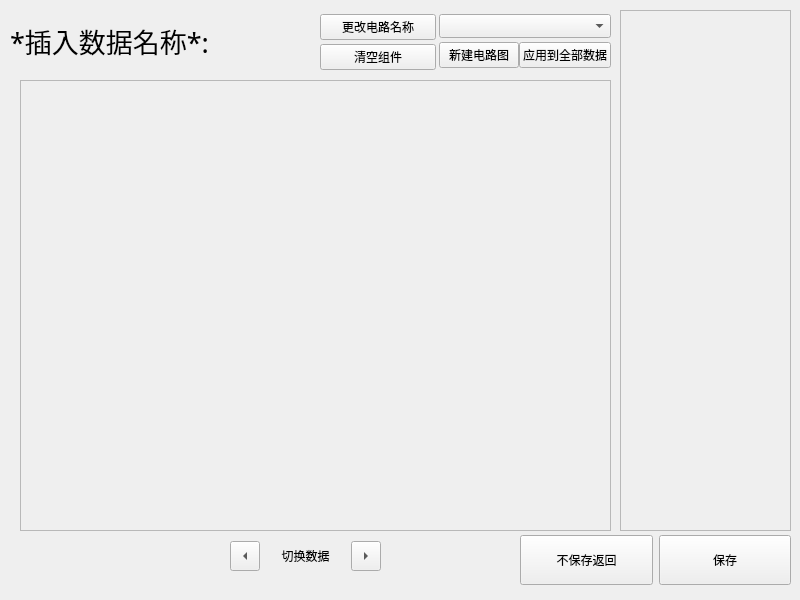
<?xml version="1.0" encoding="UTF-8"?>
<ui version="4.0">
 <class>ModelSettings</class>
 <widget class="QWidget" name="ModelSettings">
  <property name="geometry">
   <rect>
    <x>0</x>
    <y>0</y>
    <width>800</width>
    <height>600</height>
   </rect>
  </property>
  <property name="windowTitle">
   <string>模型编辑器</string>
  </property>
  <widget class="QLabel" name="ModelSettingDataNameLabel">
   <property name="geometry">
    <rect>
     <x>10</x>
     <y>10</y>
     <width>291</width>
     <height>61</height>
    </rect>
   </property>
   <property name="font">
    <font>
     <family>微软雅黑</family>
     <pointsize>20</pointsize>
    </font>
   </property>
   <property name="text">
    <string>*插入数据名称*:</string>
   </property>
   <property name="scaledContents">
    <bool>true</bool>
   </property>
  </widget>
  <widget class="QFrame" name="ModelSettingFrame">
   <property name="geometry">
    <rect>
     <x>20</x>
     <y>80</y>
     <width>591</width>
     <height>451</height>
    </rect>
   </property>
   <property name="frameShape">
    <enum>QFrame::StyledPanel</enum>
   </property>
   <property name="frameShadow">
    <enum>QFrame::Sunken</enum>
   </property>
  </widget>
  <widget class="QScrollArea" name="ModelSettingScrollArea">
   <property name="geometry">
    <rect>
     <x>620</x>
     <y>10</y>
     <width>171</width>
     <height>521</height>
    </rect>
   </property>
   <property name="frameShadow">
    <enum>QFrame::Sunken</enum>
   </property>
   <property name="widgetResizable">
    <bool>true</bool>
   </property>
   <widget class="QWidget" name="ModelSettingScrollAreaContents">
    <property name="geometry">
     <rect>
      <x>0</x>
      <y>0</y>
      <width>169</width>
      <height>519</height>
     </rect>
    </property>
   </widget>
  </widget>
  <widget class="QWidget" name="layoutWidget_5">
   <property name="geometry">
    <rect>
     <x>520</x>
     <y>530</y>
     <width>271</width>
     <height>61</height>
    </rect>
   </property>
   <layout class="QHBoxLayout" name="ModelSettingBottomButtons">
    <item>
     <widget class="QPushButton" name="ModelSettingBackButton">
      <property name="minimumSize">
       <size>
        <width>130</width>
        <height>50</height>
       </size>
      </property>
      <property name="text">
       <string>不保存返回</string>
      </property>
     </widget>
    </item>
    <item>
     <widget class="QPushButton" name="ModelSettingSaveButton">
      <property name="minimumSize">
       <size>
        <width>130</width>
        <height>50</height>
       </size>
      </property>
      <property name="text">
       <string>保存</string>
      </property>
     </widget>
    </item>
   </layout>
  </widget>
  <widget class="QWidget" name="layoutWidget_6">
   <property name="geometry">
    <rect>
     <x>230</x>
     <y>540</y>
     <width>151</width>
     <height>32</height>
    </rect>
   </property>
   <layout class="QHBoxLayout" name="ModelSettingSwitchDataButtons">
    <property name="spacing">
     <number>0</number>
    </property>
    <item>
     <widget class="QToolButton" name="ModelSettingPreviousDataButton">
      <property name="minimumSize">
       <size>
        <width>30</width>
        <height>30</height>
       </size>
      </property>
      <property name="maximumSize">
       <size>
        <width>30</width>
        <height>16777215</height>
       </size>
      </property>
      <property name="text">
       <string/>
      </property>
      <property name="arrowType">
       <enum>Qt::LeftArrow</enum>
      </property>
     </widget>
    </item>
    <item>
     <widget class="QLabel" name="staticLabel">
      <property name="text">
       <string>切换数据</string>
      </property>
      <property name="alignment">
       <set>Qt::AlignCenter</set>
      </property>
     </widget>
    </item>
    <item>
     <widget class="QToolButton" name="ModelSettingNextDataButton">
      <property name="minimumSize">
       <size>
        <width>30</width>
        <height>30</height>
       </size>
      </property>
      <property name="maximumSize">
       <size>
        <width>30</width>
        <height>16777215</height>
       </size>
      </property>
      <property name="text">
       <string/>
      </property>
      <property name="arrowType">
       <enum>Qt::RightArrow</enum>
      </property>
     </widget>
    </item>
   </layout>
  </widget>
  <widget class="QWidget" name="layoutWidget">
   <property name="geometry">
    <rect>
     <x>320</x>
     <y>10</y>
     <width>291</width>
     <height>64</height>
    </rect>
   </property>
   <layout class="QHBoxLayout" name="ModelSettingTopButtons">
    <property name="spacing">
     <number>3</number>
    </property>
    <item>
     <layout class="QVBoxLayout" name="ModelSettingTopLeftButtons">
      <property name="spacing">
       <number>0</number>
      </property>
      <item>
       <widget class="QPushButton" name="ModelSettingChangeCircuitNameButton">
        <property name="minimumSize">
         <size>
          <width>50</width>
          <height>25</height>
         </size>
        </property>
        <property name="text">
         <string>更改电路名称</string>
        </property>
       </widget>
      </item>
      <item>
       <widget class="QPushButton" name="ModelSettingClearAllComponentsBotton">
        <property name="minimumSize">
         <size>
          <width>50</width>
          <height>25</height>
         </size>
        </property>
        <property name="text">
         <string>清空组件</string>
        </property>
       </widget>
      </item>
     </layout>
    </item>
    <item>
     <layout class="QVBoxLayout" name="ModelSettingTopRightLayout">
      <property name="spacing">
       <number>0</number>
      </property>
      <item>
       <widget class="QComboBox" name="ModelSettingDiagramComboBox">
        <property name="minimumSize">
         <size>
          <width>0</width>
          <height>24</height>
         </size>
        </property>
       </widget>
      </item>
      <item>
       <layout class="QHBoxLayout" name="ModelSettingTopBottomRightButtons">
        <item>
         <widget class="QPushButton" name="CreateNewCircuitButton">
          <property name="text">
           <string>新建电路图</string>
          </property>
         </widget>
        </item>
        <item>
         <widget class="QPushButton" name="ModelSettingApplyToAllDataButton">
          <property name="text">
           <string>应用到全部数据</string>
          </property>
         </widget>
        </item>
       </layout>
      </item>
     </layout>
    </item>
   </layout>
  </widget>
 </widget>
 <tabstops>
  <tabstop>ModelSettingDiagramComboBox</tabstop>
  <tabstop>CreateNewCircuitButton</tabstop>
  <tabstop>ModelSettingApplyToAllDataButton</tabstop>
  <tabstop>ModelSettingChangeCircuitNameButton</tabstop>
  <tabstop>ModelSettingClearAllComponentsBotton</tabstop>
  <tabstop>ModelSettingScrollArea</tabstop>
  <tabstop>ModelSettingPreviousDataButton</tabstop>
  <tabstop>ModelSettingNextDataButton</tabstop>
  <tabstop>ModelSettingBackButton</tabstop>
  <tabstop>ModelSettingSaveButton</tabstop>
 </tabstops>
 <resources/>
 <connections>
  <connection>
   <sender>ModelSettingDiagramComboBox</sender>
   <signal>currentIndexChanged(int)</signal>
   <receiver>ModelSettings</receiver>
   <slot>modelSettingDiagramComboBoxChanged()</slot>
   <hints>
    <hint type="sourcelabel">
     <x>560</x>
     <y>17</y>
    </hint>
    <hint type="destinationlabel">
     <x>557</x>
     <y>-13</y>
    </hint>
   </hints>
  </connection>
  <connection>
   <sender>ModelSettingPreviousDataButton</sender>
   <signal>clicked()</signal>
   <receiver>ModelSettings</receiver>
   <slot>modelSettingPreviousDataButtonClicked()</slot>
   <hints>
    <hint type="sourcelabel">
     <x>249</x>
     <y>565</y>
    </hint>
    <hint type="destinationlabel">
     <x>249</x>
     <y>607</y>
    </hint>
   </hints>
  </connection>
  <connection>
   <sender>ModelSettingNextDataButton</sender>
   <signal>clicked()</signal>
   <receiver>ModelSettings</receiver>
   <slot>modelSettingNextDataButtonClicked()</slot>
   <hints>
    <hint type="sourcelabel">
     <x>360</x>
     <y>562</y>
    </hint>
    <hint type="destinationlabel">
     <x>365</x>
     <y>606</y>
    </hint>
   </hints>
  </connection>
  <connection>
   <sender>ModelSettingBackButton</sender>
   <signal>clicked()</signal>
   <receiver>ModelSettings</receiver>
   <slot>modelSettingBackButtonClicked()</slot>
   <hints>
    <hint type="sourcelabel">
     <x>572</x>
     <y>564</y>
    </hint>
    <hint type="destinationlabel">
     <x>601</x>
     <y>604</y>
    </hint>
   </hints>
  </connection>
  <connection>
   <sender>ModelSettingSaveButton</sender>
   <signal>clicked()</signal>
   <receiver>ModelSettings</receiver>
   <slot>modelSettingSaveButtonClicked()</slot>
   <hints>
    <hint type="sourcelabel">
     <x>684</x>
     <y>553</y>
    </hint>
    <hint type="destinationlabel">
     <x>805</x>
     <y>555</y>
    </hint>
   </hints>
  </connection>
  <connection>
   <sender>ModelSettingApplyToAllDataButton</sender>
   <signal>clicked()</signal>
   <receiver>ModelSettings</receiver>
   <slot>modelSettingApplyToAllDataButtonClicked()</slot>
   <hints>
    <hint type="sourcelabel">
     <x>607</x>
     <y>65</y>
    </hint>
    <hint type="destinationlabel">
     <x>388</x>
     <y>-24</y>
    </hint>
   </hints>
  </connection>
  <connection>
   <sender>ModelSettingChangeCircuitNameButton</sender>
   <signal>clicked()</signal>
   <receiver>ModelSettings</receiver>
   <slot>modelSettingChangeCircuitNameButtonClicked()</slot>
   <hints>
    <hint type="sourcelabel">
     <x>356</x>
     <y>27</y>
    </hint>
    <hint type="destinationlabel">
     <x>181</x>
     <y>-13</y>
    </hint>
   </hints>
  </connection>
  <connection>
   <sender>ModelSettingClearAllComponentsBotton</sender>
   <signal>clicked()</signal>
   <receiver>ModelSettings</receiver>
   <slot>modelSettingClearAllComponentsButtonClicked()</slot>
   <hints>
    <hint type="sourcelabel">
     <x>375</x>
     <y>50</y>
    </hint>
    <hint type="destinationlabel">
     <x>275</x>
     <y>-5</y>
    </hint>
   </hints>
  </connection>
  <connection>
   <sender>CreateNewCircuitButton</sender>
   <signal>clicked()</signal>
   <receiver>ModelSettings</receiver>
   <slot>createNewCircuitButtonClicked()</slot>
   <hints>
    <hint type="sourcelabel">
     <x>467</x>
     <y>55</y>
    </hint>
    <hint type="destinationlabel">
     <x>422</x>
     <y>-1</y>
    </hint>
   </hints>
  </connection>
 </connections>
 <slots>
  <slot>modelSettingDiagramComboBoxChanged()</slot>
  <slot>modelSettingPreviousDataButtonClicked()</slot>
  <slot>modelSettingNextDataButtonClicked()</slot>
  <slot>modelSettingBackButtonClicked()</slot>
  <slot>modelSettingSaveButtonClicked()</slot>
  <slot>modelSettingApplyToAllDataButtonClicked()</slot>
  <slot>modelSettingChangeCircuitNameButtonClicked()</slot>
  <slot>modelSettingClearAllComponentsButtonClicked()</slot>
  <slot>createNewCircuitButtonClicked()</slot>
 </slots>
</ui>
